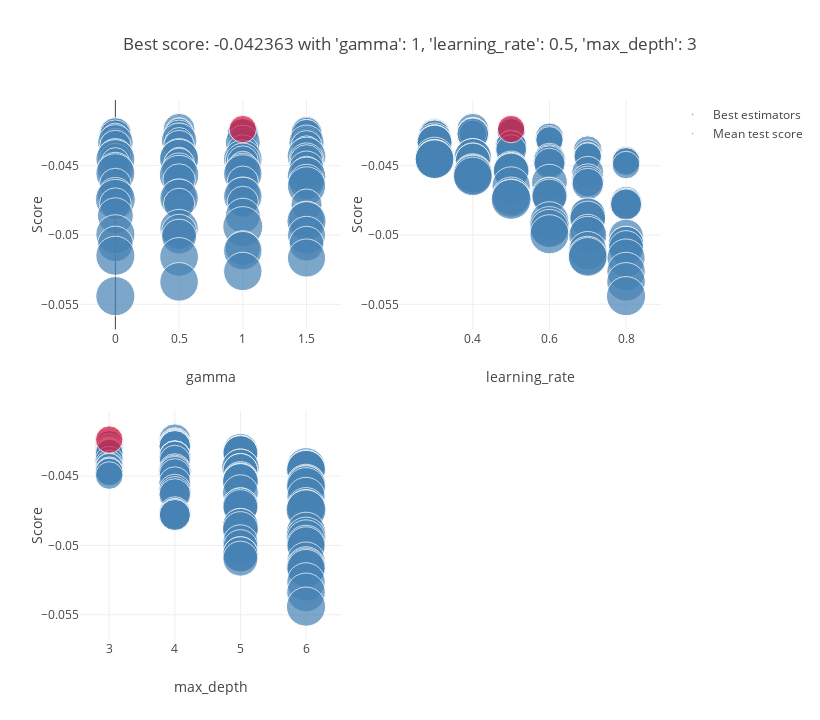

The cell this chart's notebook holds for it:
### Code cell
grid_result = grid_search.fit(X_filter_test, y_test)
scores['xg_filter'] = grid_result.best_score_
plot_grid_search(grid_result)
scores['xg_filter_test']  = brier_score_loss(y_test,grid_search.best_estimator_.predict_proba(X_filter_test)[:,1]
 )
cv_results = pd.DataFrame(grid_search.cv_results_).sort_values(by=['rank_test_score', 'mean_fit_time'])

detailed_results["XG_filter"] = cv_results.iloc[0]

### Figure 1 — Plotly figure (JSON) as saved in the notebook; plotly's stock layout.template omitted (floating-point values rounded to 4 significant figures)
{"data": [{"marker": {"color": "SteelBlue", "size": [0.509, 0.3779, 0.3784, 0.4192, 0.3887, 0.3977, 0.4965, 0.3787, 0.5159, 0.3762, 0.5041, 0.4894, 0.4886, 0.5089, 0.5023, 0.3815, 0.4058, 0.3794, 0.3766, 0.6267, 0.3874, 0.376, 0.3957, 0.3758, 0.6317, 0.6166, 0.6073, 0.4928, 0.5026, 0.484, 0.4186, 0.4845, 0.3956, 0.3913, 0.6253, 0.7512, 0.3768, 0.7109, 0.7709, 0.5024, 0.7621, 0.7476, 0.3777, 0.6045, 0.6132, 0.3822, 0.5404, 0.4898, 0.3932, 0.4893, 0.3829, 0.6065, 0.6568, 0.6108, 0.6438, 0.5168, 0.7628, 0.74, 0.7816, 0.7464, 0.5314, 0.4893, 0.6417, 0.5043, 0.7324, 0.6071, 0.6442, 0.7421, 0.6081, 0.7426, 0.7986, 0.4901, 0.5067, 0.4912, 0.4876, 0.6133, 0.6467, 0.6427, 0.7677, 0.8024, 0.7389, 0.6222, 0.7653, 0.7225, 0.6101, 0.6067, 0.63, 0.6139, 0.7397, 0.7652, 0.753, 0.7295, 0.7394, 0.7468, 0.7684], "sizemin": 4, "sizemode": "area", "sizeref": 0.001003}, "mode": "markers", "name": "Mean test score", "showlegend": true, "text": ["'gamma': 0.5,<br /> 'learning_rate': 0.4,<br /> 'max_depth': 4", "'gamma': 1.5,<br /> 'learning_rate': 0.5,<br /> 'max_depth': 3", "'gamma': 0.5,<br /> 'learning_rate': 0.5,<br /> 'max_depth': 3", "'gamma': 0,<br /> 'learning_rate': 0.4,<br /> 'max_depth': 3", "'gamma': 0.5,<br /> 'learning_rate': 0.4,<br /> 'max_depth': 3", "'gamma': 0,<br /> 'learning_rate': 0.5,<br /> 'max_depth': 3", "'gamma': 1.5,<br /> 'learning_rate': 0.4,<br /> 'max_depth': 4", "'gamma': 1.5,<br /> 'learning_rate': 0.4,<br /> 'max_depth': 3", "'gamma': 0,<br /> 'learning_rate': 0.4,<br /> 'max_depth': 4", "'gamma': 1,<br /> 'learning_rate': 0.4,<br /> 'max_depth': 3", "'gamma': 1,<br /> 'learning_rate': 0.4,<br /> 'max_depth': 4", "'gamma': 1,<br /> 'learning_rate': 0.3,<br /> 'max_depth': 4", "'gamma': 1.5,<br /> 'learning_rate': 0.3,<br /> 'max_depth': 4", "'gamma': 0,<br /> 'learning_rate': 0.3,<br /> 'max_depth': 4", "'gamma': 0.5,<br /> 'learning_rate': 0.3,<br /> 'max_depth': 4", "'gamma': 0.5,<br /> 'learning_rate': 0.6,<br /> 'max_depth': 3", "'gamma': 0,<br /> 'learning_rate': 0.6,<br /> 'max_depth': 3", "'gamma': 1,<br /> 'learning_rate': 0.6,<br /> 'max_depth': 3", "'gamma': 1.5,<br /> 'learning_rate': 0.6,<br /> 'max_depth': 3", "'gamma': 0.5,<br /> 'learning_rate': 0.3,<br /> 'max_depth': 5", "'gamma': 0.5,<br /> 'learning_rate': 0.3,<br /> 'max_depth': 3", "'gamma': 1,<br /> 'learning_rate': 0.3,<br /> 'max_depth': 3", "'gamma': 0,<br /> 'learning_rate': 0.3,<br /> 'max_depth': 3", "'gamma': 1.5,<br /> 'learning_rate': 0.3,<br /> 'max_depth': 3", "'gamma': 0,<br /> 'learning_rate': 0.3,<br /> 'max_depth': 5", "'gamma': 1.5,<br /> 'learning_rate': 0.3,<br /> 'max_depth': 5", "'gamma': 1,<br /> 'learning_rate': 0.3,<br /> 'max_depth': 5", "'gamma': 0.5,<br /> 'learning_rate': 0.5,<br /> 'max_depth': 4", "'gamma': 0,<br /> 'learning_rate': 0.5,<br /> 'max_depth': 4", "'gamma': 1.5,<br /> 'learning_rate': 0.5,<br /> 'max_depth': 4", "'gamma': 1.5,<br /> 'learning_rate': 0.7,<br /> 'max_depth': 3", "'gamma': 1,<br /> 'learning_rate': 0.5,<br /> 'max_depth': 4", "'gamma': 0,<br /> 'learning_rate': 0.7,<br /> 'max_depth': 3", "'gamma': 0.5,<br /> 'learning_rate': 0.7,<br /> 'max_depth': 3", "'gamma': 0,<br /> 'learning_rate': 0.4,<br /> 'max_depth': 5", "'gamma': 1.5,<br /> 'learning_rate': 0.3,<br /> 'max_depth': 6", "'gamma': 1,<br /> 'learning_rate': 0.7,<br /> 'max_depth': 3", "'gamma': 0.5,<br /> 'learning_rate': 0.4,<br /> 'max_depth': 5", "'gamma': 0.5,<br /> 'learning_rate': 0.3,<br /> 'max_depth': 6", "'gamma': 0,<br /> 'learning_rate': 0.6,<br /> 'max_depth': 4", "'gamma': 0,<br /> 'learning_rate': 0.3,<br /> 'max_depth': 6", "'gamma': 1,<br /> 'learning_rate': 0.3,<br /> 'max_depth': 6", "'gamma': 1.5,<br /> 'learning_rate': 0.8,<br /> 'max_depth': 3", "'gamma': 1.5,<br /> 'learning_rate': 0.4,<br /> 'max_depth': 5", "'gamma': 1,<br /> 'learning_rate': 0.4,<br /> 'max_depth': 5", "'gamma': 0.5,<br /> 'learning_rate': 0.8,<br /> 'max_depth': 3", "'gamma': 1.5,<br /> 'learning_rate': 0.6,<br /> 'max_depth': 4", "'gamma': 1,<br /> 'learning_rate': 0.6,<br /> 'max_depth': 4", "'gamma': 0,<br /> 'learning_rate': 0.8,<br /> 'max_depth': 3", "'gamma': 0.5,<br /> 'learning_rate': 0.6,<br /> 'max_depth': 4", "'gamma': 1,<br /> 'learning_rate': 0.8,<br /> 'max_depth': 3", "'gamma': 1.5,<br /> 'learning_rate': 0.5,<br /> 'max_depth': 5", "'gamma': 0,<br /> 'learning_rate': 0.5,<br /> 'max_depth': 5", "'gamma': 0.5,<br /> 'learning_rate': 0.5,<br /> 'max_depth': 5", "'gamma': 1,<br /> 'learning_rate': 0.5,<br /> 'max_depth': 5", "'gamma': 1.5,<br /> 'learning_rate': 0.7,<br /> 'max_depth': 4", "'gamma': 0,<br /> 'learning_rate': 0.4,<br /> 'max_depth': 6", "'gamma': 1,<br /> 'learning_rate': 0.4,<br /> 'max_depth': 6", "'gamma': 0.5,<br /> 'learning_rate': 0.4,<br /> 'max_depth': 6", "'gamma': 1.5,<br /> 'learning_rate': 0.4,<br /> 'max_depth': 6", "'gamma': 0.5,<br /> 'learning_rate': 0.7,<br /> 'max_depth': 4", "'gamma': 1,<br /> 'learning_rate': 0.7,<br /> 'max_depth': 4", "'gamma': 1.5,<br /> 'learning_rate': 0.6,<br /> 'max_depth': 5", "'gamma': 0,<br /> 'learning_rate': 0.7,<br /> 'max_depth': 4", "'gamma': 1.5,<br /> 'learning_rate': 0.5,<br /> 'max_depth': 6", "'gamma': 1,<br /> 'learning_rate': 0.6,<br /> 'max_depth': 5", "'gamma': 0,<br /> 'learning_rate': 0.6,<br /> 'max_depth': 5", "'gamma': 1,<br /> 'learning_rate': 0.5,<br /> 'max_depth': 6", "'gamma': 0.5,<br /> 'learning_rate': 0.6,<br /> 'max_depth': 5", "'gamma': 0.5,<br /> 'learning_rate': 0.5,<br /> 'max_depth': 6", "'gamma': 0,<br /> 'learning_rate': 0.5,<br /> 'max_depth': 6", "'gamma': 1,<br /> 'learning_rate': 0.8,<br /> 'max_depth': 4", "'gamma': 0,<br /> 'learning_rate': 0.8,<br /> 'max_depth': 4", "'gamma': 0.5,<br /> 'learning_rate': 0.8,<br /> 'max_depth': 4", "'gamma': 1.5,<br /> 'learning_rate': 0.8,<br /> 'max_depth': 4", "'gamma': 1,<br /> 'learning_rate': 0.7,<br /> 'max_depth': 5", "'gamma': 0,<br /> 'learning_rate': 0.7,<br /> 'max_depth': 5", "'gamma': 1.5,<br /> 'learning_rate': 0.7,<br /> 'max_depth': 5", "'gamma': 1.5,<br /> 'learning_rate': 0.6,<br /> 'max_depth': 6", "'gamma': 1,<br /> 'learning_rate': 0.6,<br /> 'max_depth': 6", "'gamma': 0.5,<br /> 'learning_rate': 0.6,<br /> 'max_depth': 6", "'gamma': 0.5,<br /> 'learning_rate': 0.7,<br /> 'max_depth': 5", "'gamma': 0,<br /> 'learning_rate': 0.6,<br /> 'max_depth': 6", "'gamma': 1.5,<br /> 'learning_rate': 0.7,<br /> 'max_depth': 6", "'gamma': 0.5,<br /> 'learning_rate': 0.8,<br /> 'max_depth': 5", "'gamma': 1.5,<br /> 'learning_rate': 0.8,<br /> 'max_depth': 5", "'gamma': 0,<br /> 'learning_rate': 0.8,<br /> 'max_depth': 5", "'gamma': 1,<br /> 'learning_rate': 0.8,<br /> 'max_depth': 5", "'gamma': 1,<br /> 'learning_rate': 0.7,<br /> 'max_depth': 6", "'gamma': 0,<br /> 'learning_rate': 0.7,<br /> 'max_depth': 6", "'gamma': 0.5,<br /> 'learning_rate': 0.7,<br /> 'max_depth': 6", "'gamma': 1.5,<br /> 'learning_rate': 0.8,<br /> 'max_depth': 6", "'gamma': 1,<br /> 'learning_rate': 0.8,<br /> 'max_depth': 6", "'gamma': 0.5,<br /> 'learning_rate': 0.8,<br /> 'max_depth': 6", "'gamma': 0,<br /> 'learning_rate': 0.8,<br /> 'max_depth': 6"], "type": "scatter", "x": [0.5, 1.5, 0.5, 0, 0.5, 0, 1.5, 1.5, 0, 1, 1, 1, 1.5, 0, 0.5, 0.5, 0, 1, 1.5, 0.5, 0.5, 1, 0, 1.5, 0, 1.5, 1, 0.5, 0, 1.5, 1.5, 1, 0, 0.5, 0, 1.5, 1, 0.5, 0.5, 0, 0, 1, 1.5, 1.5, 1, 0.5, 1.5, 1, 0, 0.5, 1, 1.5, 0, 0.5, 1, 1.5, 0, 1, 0.5, 1.5, 0.5, 1, 1.5, 0, 1.5, 1, 0, 1, 0.5, 0.5, 0, 1, 0, 0.5, 1.5, 1, 0, 1.5, 1.5, 1, 0.5, 0.5, 0, 1.5, 0.5, 1.5, 0, 1, 1, 0, 0.5, 1.5, 1, 0.5, 0], "xaxis": "x", "y": [-0.04238, -0.04244, -0.04252, -0.04257, -0.04258, -0.04262, -0.04265, -0.04267, -0.0427, -0.0427, -0.04271, -0.04274, -0.04278, -0.04285, -0.04285, -0.04294, -0.04295, -0.04308, -0.04317, -0.04319, -0.04325, -0.04327, -0.04331, -0.04332, -0.04333, -0.04334, -0.04334, -0.04358, -0.04359, -0.04359, -0.04389, -0.04389, -0.04414, -0.04431, -0.04432, -0.04434, -0.04435, -0.0444, -0.04452, -0.04453, -0.04453, -0.04453, -0.0446, -0.04462, -0.04463, -0.04466, -0.04467, -0.0447, -0.04471, -0.04487, -0.04496, -0.0452, -0.04534, -0.04535, -0.04539, -0.04548, -0.04555, -0.0456, -0.04568, -0.04578, -0.04604, -0.04615, -0.04619, -0.04633, -0.04646, -0.04709, -0.04714, -0.04721, -0.04723, -0.04734, -0.04743, -0.04761, -0.04775, -0.04775, -0.04781, -0.04861, -0.04861, -0.04885, -0.04901, -0.0494, -0.04954, -0.04978, -0.04995, -0.05002, -0.05012, -0.05063, -0.05065, -0.05095, -0.05113, -0.0515, -0.05158, -0.05166, -0.05263, -0.05338, -0.05441], "yaxis": "y"}, {"marker": {"color": "Crimson", "size": [0.3775], "sizemin": 4, "sizemode": "area", "sizeref": 0.001003}, "mode": "markers", "name": "Best estimators", "showlegend": true, "text": ["{'gamma': 1, 'learning_rate': 0.5, 'max_depth': 3}"], "type": "scatter", "x": [1], "xaxis": "x", "y": [-0.04236], "yaxis": "y"}, {"marker": {"color": "SteelBlue", "size": [0.509, 0.3779, 0.3784, 0.4192, 0.3887, 0.3977, 0.4965, 0.3787, 0.5159, 0.3762, 0.5041, 0.4894, 0.4886, 0.5089, 0.5023, 0.3815, 0.4058, 0.3794, 0.3766, 0.6267, 0.3874, 0.376, 0.3957, 0.3758, 0.6317, 0.6166, 0.6073, 0.4928, 0.5026, 0.484, 0.4186, 0.4845, 0.3956, 0.3913, 0.6253, 0.7512, 0.3768, 0.7109, 0.7709, 0.5024, 0.7621, 0.7476, 0.3777, 0.6045, 0.6132, 0.3822, 0.5404, 0.4898, 0.3932, 0.4893, 0.3829, 0.6065, 0.6568, 0.6108, 0.6438, 0.5168, 0.7628, 0.74, 0.7816, 0.7464, 0.5314, 0.4893, 0.6417, 0.5043, 0.7324, 0.6071, 0.6442, 0.7421, 0.6081, 0.7426, 0.7986, 0.4901, 0.5067, 0.4912, 0.4876, 0.6133, 0.6467, 0.6427, 0.7677, 0.8024, 0.7389, 0.6222, 0.7653, 0.7225, 0.6101, 0.6067, 0.63, 0.6139, 0.7397, 0.7652, 0.753, 0.7295, 0.7394, 0.7468, 0.7684], "sizemin": 4, "sizemode": "area", "sizeref": 0.001003}, "mode": "markers", "name": "Mean test score", "showlegend": false, "text": ["'gamma': 0.5,<br /> 'learning_rate': 0.4,<br /> 'max_depth': 4", "'gamma': 1.5,<br /> 'learning_rate': 0.5,<br /> 'max_depth': 3", "'gamma': 0.5,<br /> 'learning_rate': 0.5,<br /> 'max_depth': 3", "'gamma': 0,<br /> 'learning_rate': 0.4,<br /> 'max_depth': 3", "'gamma': 0.5,<br /> 'learning_rate': 0.4,<br /> 'max_depth': 3", "'gamma': 0,<br /> 'learning_rate': 0.5,<br /> 'max_depth': 3", "'gamma': 1.5,<br /> 'learning_rate': 0.4,<br /> 'max_depth': 4", "'gamma': 1.5,<br /> 'learning_rate': 0.4,<br /> 'max_depth': 3", "'gamma': 0,<br /> 'learning_rate': 0.4,<br /> 'max_depth': 4", "'gamma': 1,<br /> 'learning_rate': 0.4,<br /> 'max_depth': 3", "'gamma': 1,<br /> 'learning_rate': 0.4,<br /> 'max_depth': 4", "'gamma': 1,<br /> 'learning_rate': 0.3,<br /> 'max_depth': 4", "'gamma': 1.5,<br /> 'learning_rate': 0.3,<br /> 'max_depth': 4", "'gamma': 0,<br /> 'learning_rate': 0.3,<br /> 'max_depth': 4", "'gamma': 0.5,<br /> 'learning_rate': 0.3,<br /> 'max_depth': 4", "'gamma': 0.5,<br /> 'learning_rate': 0.6,<br /> 'max_depth': 3", "'gamma': 0,<br /> 'learning_rate': 0.6,<br /> 'max_depth': 3", "'gamma': 1,<br /> 'learning_rate': 0.6,<br /> 'max_depth': 3", "'gamma': 1.5,<br /> 'learning_rate': 0.6,<br /> 'max_depth': 3", "'gamma': 0.5,<br /> 'learning_rate': 0.3,<br /> 'max_depth': 5", "'gamma': 0.5,<br /> 'learning_rate': 0.3,<br /> 'max_depth': 3", "'gamma': 1,<br /> 'learning_rate': 0.3,<br /> 'max_depth': 3", "'gamma': 0,<br /> 'learning_rate': 0.3,<br /> 'max_depth': 3", "'gamma': 1.5,<br /> 'learning_rate': 0.3,<br /> 'max_depth': 3", "'gamma': 0,<br /> 'learning_rate': 0.3,<br /> 'max_depth': 5", "'gamma': 1.5,<br /> 'learning_rate': 0.3,<br /> 'max_depth': 5", "'gamma': 1,<br /> 'learning_rate': 0.3,<br /> 'max_depth': 5", "'gamma': 0.5,<br /> 'learning_rate': 0.5,<br /> 'max_depth': 4", "'gamma': 0,<br /> 'learning_rate': 0.5,<br /> 'max_depth': 4", "'gamma': 1.5,<br /> 'learning_rate': 0.5,<br /> 'max_depth': 4", "'gamma': 1.5,<br /> 'learning_rate': 0.7,<br /> 'max_depth': 3", "'gamma': 1,<br /> 'learning_rate': 0.5,<br /> 'max_depth': 4", "'gamma': 0,<br /> 'learning_rate': 0.7,<br /> 'max_depth': 3", "'gamma': 0.5,<br /> 'learning_rate': 0.7,<br /> 'max_depth': 3", "'gamma': 0,<br /> 'learning_rate': 0.4,<br /> 'max_depth': 5", "'gamma': 1.5,<br /> 'learning_rate': 0.3,<br /> 'max_depth': 6", "'gamma': 1,<br /> 'learning_rate': 0.7,<br /> 'max_depth': 3", "'gamma': 0.5,<br /> 'learning_rate': 0.4,<br /> 'max_depth': 5", "'gamma': 0.5,<br /> 'learning_rate': 0.3,<br /> 'max_depth': 6", "'gamma': 0,<br /> 'learning_rate': 0.6,<br /> 'max_depth': 4", "'gamma': 0,<br /> 'learning_rate': 0.3,<br /> 'max_depth': 6", "'gamma': 1,<br /> 'learning_rate': 0.3,<br /> 'max_depth': 6", "'gamma': 1.5,<br /> 'learning_rate': 0.8,<br /> 'max_depth': 3", "'gamma': 1.5,<br /> 'learning_rate': 0.4,<br /> 'max_depth': 5", "'gamma': 1,<br /> 'learning_rate': 0.4,<br /> 'max_depth': 5", "'gamma': 0.5,<br /> 'learning_rate': 0.8,<br /> 'max_depth': 3", "'gamma': 1.5,<br /> 'learning_rate': 0.6,<br /> 'max_depth': 4", "'gamma': 1,<br /> 'learning_rate': 0.6,<br /> 'max_depth': 4", "'gamma': 0,<br /> 'learning_rate': 0.8,<br /> 'max_depth': 3", "'gamma': 0.5,<br /> 'learning_rate': 0.6,<br /> 'max_depth': 4", "'gamma': 1,<br /> 'learning_rate': 0.8,<br /> 'max_depth': 3", "'gamma': 1.5,<br /> 'learning_rate': 0.5,<br /> 'max_depth': 5", "'gamma': 0,<br /> 'learning_rate': 0.5,<br /> 'max_depth': 5", "'gamma': 0.5,<br /> 'learning_rate': 0.5,<br /> 'max_depth': 5", "'gamma': 1,<br /> 'learning_rate': 0.5,<br /> 'max_depth': 5", "'gamma': 1.5,<br /> 'learning_rate': 0.7,<br /> 'max_depth': 4", "'gamma': 0,<br /> 'learning_rate': 0.4,<br /> 'max_depth': 6", "'gamma': 1,<br /> 'learning_rate': 0.4,<br /> 'max_depth': 6", "'gamma': 0.5,<br /> 'learning_rate': 0.4,<br /> 'max_depth': 6", "'gamma': 1.5,<br /> 'learning_rate': 0.4,<br /> 'max_depth': 6", "'gamma': 0.5,<br /> 'learning_rate': 0.7,<br /> 'max_depth': 4", "'gamma': 1,<br /> 'learning_rate': 0.7,<br /> 'max_depth': 4", "'gamma': 1.5,<br /> 'learning_rate': 0.6,<br /> 'max_depth': 5", "'gamma': 0,<br /> 'learning_rate': 0.7,<br /> 'max_depth': 4", "'gamma': 1.5,<br /> 'learning_rate': 0.5,<br /> 'max_depth': 6", "'gamma': 1,<br /> 'learning_rate': 0.6,<br /> 'max_depth': 5", "'gamma': 0,<br /> 'learning_rate': 0.6,<br /> 'max_depth': 5", "'gamma': 1,<br /> 'learning_rate': 0.5,<br /> 'max_depth': 6", "'gamma': 0.5,<br /> 'learning_rate': 0.6,<br /> 'max_depth': 5", "'gamma': 0.5,<br /> 'learning_rate': 0.5,<br /> 'max_depth': 6", "'gamma': 0,<br /> 'learning_rate': 0.5,<br /> 'max_depth': 6", "'gamma': 1,<br /> 'learning_rate': 0.8,<br /> 'max_depth': 4", "'gamma': 0,<br /> 'learning_rate': 0.8,<br /> 'max_depth': 4", "'gamma': 0.5,<br /> 'learning_rate': 0.8,<br /> 'max_depth': 4", "'gamma': 1.5,<br /> 'learning_rate': 0.8,<br /> 'max_depth': 4", "'gamma': 1,<br /> 'learning_rate': 0.7,<br /> 'max_depth': 5", "'gamma': 0,<br /> 'learning_rate': 0.7,<br /> 'max_depth': 5", "'gamma': 1.5,<br /> 'learning_rate': 0.7,<br /> 'max_depth': 5", "'gamma': 1.5,<br /> 'learning_rate': 0.6,<br /> 'max_depth': 6", "'gamma': 1,<br /> 'learning_rate': 0.6,<br /> 'max_depth': 6", "'gamma': 0.5,<br /> 'learning_rate': 0.6,<br /> 'max_depth': 6", "'gamma': 0.5,<br /> 'learning_rate': 0.7,<br /> 'max_depth': 5", "'gamma': 0,<br /> 'learning_rate': 0.6,<br /> 'max_depth': 6", "'gamma': 1.5,<br /> 'learning_rate': 0.7,<br /> 'max_depth': 6", "'gamma': 0.5,<br /> 'learning_rate': 0.8,<br /> 'max_depth': 5", "'gamma': 1.5,<br /> 'learning_rate': 0.8,<br /> 'max_depth': 5", "'gamma': 0,<br /> 'learning_rate': 0.8,<br /> 'max_depth': 5", "'gamma': 1,<br /> 'learning_rate': 0.8,<br /> 'max_depth': 5", "'gamma': 1,<br /> 'learning_rate': 0.7,<br /> 'max_depth': 6", "'gamma': 0,<br /> 'learning_rate': 0.7,<br /> 'max_depth': 6", "'gamma': 0.5,<br /> 'learning_rate': 0.7,<br /> 'max_depth': 6", "'gamma': 1.5,<br /> 'learning_rate': 0.8,<br /> 'max_depth': 6", "'gamma': 1,<br /> 'learning_rate': 0.8,<br /> 'max_depth': 6", "'gamma': 0.5,<br /> 'learning_rate': 0.8,<br /> 'max_depth': 6", "'gamma': 0,<br /> 'learning_rate': 0.8,<br /> 'max_depth': 6"], "type": "scatter", "x": [0.4, 0.5, 0.5, 0.4, 0.4, 0.5, 0.4, 0.4, 0.4, 0.4, 0.4, 0.3, 0.3, 0.3, 0.3, 0.6, 0.6, 0.6, 0.6, 0.3, 0.3, 0.3, 0.3, 0.3, 0.3, 0.3, 0.3, 0.5, 0.5, 0.5, 0.7, 0.5, 0.7, 0.7, 0.4, 0.3, 0.7, 0.4, 0.3, 0.6, 0.3, 0.3, 0.8, 0.4, 0.4, 0.8, 0.6, 0.6, 0.8, 0.6, 0.8, 0.5, 0.5, 0.5, 0.5, 0.7, 0.4, 0.4, 0.4, 0.4, 0.7, 0.7, 0.6, 0.7, 0.5, 0.6, 0.6, 0.5, 0.6, 0.5, 0.5, 0.8, 0.8, 0.8, 0.8, 0.7, 0.7, 0.7, 0.6, 0.6, 0.6, 0.7, 0.6, 0.7, 0.8, 0.8, 0.8, 0.8, 0.7, 0.7, 0.7, 0.8, 0.8, 0.8, 0.8], "xaxis": "x2", "y": [-0.04238, -0.04244, -0.04252, -0.04257, -0.04258, -0.04262, -0.04265, -0.04267, -0.0427, -0.0427, -0.04271, -0.04274, -0.04278, -0.04285, -0.04285, -0.04294, -0.04295, -0.04308, -0.04317, -0.04319, -0.04325, -0.04327, -0.04331, -0.04332, -0.04333, -0.04334, -0.04334, -0.04358, -0.04359, -0.04359, -0.04389, -0.04389, -0.04414, -0.04431, -0.04432, -0.04434, -0.04435, -0.0444, -0.04452, -0.04453, -0.04453, -0.04453, -0.0446, -0.04462, -0.04463, -0.04466, -0.04467, -0.0447, -0.04471, -0.04487, -0.04496, -0.0452, -0.04534, -0.04535, -0.04539, -0.04548, -0.04555, -0.0456, -0.04568, -0.04578, -0.04604, -0.04615, -0.04619, -0.04633, -0.04646, -0.04709, -0.04714, -0.04721, -0.04723, -0.04734, -0.04743, -0.04761, -0.04775, -0.04775, -0.04781, -0.04861, -0.04861, -0.04885, -0.04901, -0.0494, -0.04954, -0.04978, -0.04995, -0.05002, -0.05012, -0.05063, -0.05065, -0.05095, -0.05113, -0.0515, -0.05158, -0.05166, -0.05263, -0.05338, -0.05441], "yaxis": "y2"}, {"marker": {"color": "Crimson", "size": [0.3775], "sizemin": 4, "sizemode": "area", "sizeref": 0.001003}, "mode": "markers", "name": "Best estimators", "showlegend": false, "text": ["{'gamma': 1, 'learning_rate': 0.5, 'max_depth': 3}"], "type": "scatter", "x": [0.5], "xaxis": "x2", "y": [-0.04236], "yaxis": "y2"}, {"marker": {"color": "SteelBlue", "size": [0.509, 0.3779, 0.3784, 0.4192, 0.3887, 0.3977, 0.4965, 0.3787, 0.5159, 0.3762, 0.5041, 0.4894, 0.4886, 0.5089, 0.5023, 0.3815, 0.4058, 0.3794, 0.3766, 0.6267, 0.3874, 0.376, 0.3957, 0.3758, 0.6317, 0.6166, 0.6073, 0.4928, 0.5026, 0.484, 0.4186, 0.4845, 0.3956, 0.3913, 0.6253, 0.7512, 0.3768, 0.7109, 0.7709, 0.5024, 0.7621, 0.7476, 0.3777, 0.6045, 0.6132, 0.3822, 0.5404, 0.4898, 0.3932, 0.4893, 0.3829, 0.6065, 0.6568, 0.6108, 0.6438, 0.5168, 0.7628, 0.74, 0.7816, 0.7464, 0.5314, 0.4893, 0.6417, 0.5043, 0.7324, 0.6071, 0.6442, 0.7421, 0.6081, 0.7426, 0.7986, 0.4901, 0.5067, 0.4912, 0.4876, 0.6133, 0.6467, 0.6427, 0.7677, 0.8024, 0.7389, 0.6222, 0.7653, 0.7225, 0.6101, 0.6067, 0.63, 0.6139, 0.7397, 0.7652, 0.753, 0.7295, 0.7394, 0.7468, 0.7684], "sizemin": 4, "sizemode": "area", "sizeref": 0.001003}, "mode": "markers", "name": "Mean test score", "showlegend": false, "text": ["'gamma': 0.5,<br /> 'learning_rate': 0.4,<br /> 'max_depth': 4", "'gamma': 1.5,<br /> 'learning_rate': 0.5,<br /> 'max_depth': 3", "'gamma': 0.5,<br /> 'learning_rate': 0.5,<br /> 'max_depth': 3", "'gamma': 0,<br /> 'learning_rate': 0.4,<br /> 'max_depth': 3", "'gamma': 0.5,<br /> 'learning_rate': 0.4,<br /> 'max_depth': 3", "'gamma': 0,<br /> 'learning_rate': 0.5,<br /> 'max_depth': 3", "'gamma': 1.5,<br /> 'learning_rate': 0.4,<br /> 'max_depth': 4", "'gamma': 1.5,<br /> 'learning_rate': 0.4,<br /> 'max_depth': 3", "'gamma': 0,<br /> 'learning_rate': 0.4,<br /> 'max_depth': 4", "'gamma': 1,<br /> 'learning_rate': 0.4,<br /> 'max_depth': 3", "'gamma': 1,<br /> 'learning_rate': 0.4,<br /> 'max_depth': 4", "'gamma': 1,<br /> 'learning_rate': 0.3,<br /> 'max_depth': 4", "'gamma': 1.5,<br /> 'learning_rate': 0.3,<br /> 'max_depth': 4", "'gamma': 0,<br /> 'learning_rate': 0.3,<br /> 'max_depth': 4", "'gamma': 0.5,<br /> 'learning_rate': 0.3,<br /> 'max_depth': 4", "'gamma': 0.5,<br /> 'learning_rate': 0.6,<br /> 'max_depth': 3", "'gamma': 0,<br /> 'learning_rate': 0.6,<br /> 'max_depth': 3", "'gamma': 1,<br /> 'learning_rate': 0.6,<br /> 'max_depth': 3", "'gamma': 1.5,<br /> 'learning_rate': 0.6,<br /> 'max_depth': 3", "'gamma': 0.5,<br /> 'learning_rate': 0.3,<br /> 'max_depth': 5", "'gamma': 0.5,<br /> 'learning_rate': 0.3,<br /> 'max_depth': 3", "'gamma': 1,<br /> 'learning_rate': 0.3,<br /> 'max_depth': 3", "'gamma': 0,<br /> 'learning_rate': 0.3,<br /> 'max_depth': 3", "'gamma': 1.5,<br /> 'learning_rate': 0.3,<br /> 'max_depth': 3", "'gamma': 0,<br /> 'learning_rate': 0.3,<br /> 'max_depth': 5", "'gamma': 1.5,<br /> 'learning_rate': 0.3,<br /> 'max_depth': 5", "'gamma': 1,<br /> 'learning_rate': 0.3,<br /> 'max_depth': 5", "'gamma': 0.5,<br /> 'learning_rate': 0.5,<br /> 'max_depth': 4", "'gamma': 0,<br /> 'learning_rate': 0.5,<br /> 'max_depth': 4", "'gamma': 1.5,<br /> 'learning_rate': 0.5,<br /> 'max_depth': 4", "'gamma': 1.5,<br /> 'learning_rate': 0.7,<br /> 'max_depth': 3", "'gamma': 1,<br /> 'learning_rate': 0.5,<br /> 'max_depth': 4", "'gamma': 0,<br /> 'learning_rate': 0.7,<br /> 'max_depth': 3", "'gamma': 0.5,<br /> 'learning_rate': 0.7,<br /> 'max_depth': 3", "'gamma': 0,<br /> 'learning_rate': 0.4,<br /> 'max_depth': 5", "'gamma': 1.5,<br /> 'learning_rate': 0.3,<br /> 'max_depth': 6", "'gamma': 1,<br /> 'learning_rate': 0.7,<br /> 'max_depth': 3", "'gamma': 0.5,<br /> 'learning_rate': 0.4,<br /> 'max_depth': 5", "'gamma': 0.5,<br /> 'learning_rate': 0.3,<br /> 'max_depth': 6", "'gamma': 0,<br /> 'learning_rate': 0.6,<br /> 'max_depth': 4", "'gamma': 0,<br /> 'learning_rate': 0.3,<br /> 'max_depth': 6", "'gamma': 1,<br /> 'learning_rate': 0.3,<br /> 'max_depth': 6", "'gamma': 1.5,<br /> 'learning_rate': 0.8,<br /> 'max_depth': 3", "'gamma': 1.5,<br /> 'learning_rate': 0.4,<br /> 'max_depth': 5", "'gamma': 1,<br /> 'learning_rate': 0.4,<br /> 'max_depth': 5", "'gamma': 0.5,<br /> 'learning_rate': 0.8,<br /> 'max_depth': 3", "'gamma': 1.5,<br /> 'learning_rate': 0.6,<br /> 'max_depth': 4", "'gamma': 1,<br /> 'learning_rate': 0.6,<br /> 'max_depth': 4", "'gamma': 0,<br /> 'learning_rate': 0.8,<br /> 'max_depth': 3", "'gamma': 0.5,<br /> 'learning_rate': 0.6,<br /> 'max_depth': 4", "'gamma': 1,<br /> 'learning_rate': 0.8,<br /> 'max_depth': 3", "'gamma': 1.5,<br /> 'learning_rate': 0.5,<br /> 'max_depth': 5", "'gamma': 0,<br /> 'learning_rate': 0.5,<br /> 'max_depth': 5", "'gamma': 0.5,<br /> 'learning_rate': 0.5,<br /> 'max_depth': 5", "'gamma': 1,<br /> 'learning_rate': 0.5,<br /> 'max_depth': 5", "'gamma': 1.5,<br /> 'learning_rate': 0.7,<br /> 'max_depth': 4", "'gamma': 0,<br /> 'learning_rate': 0.4,<br /> 'max_depth': 6", "'gamma': 1,<br /> 'learning_rate': 0.4,<br /> 'max_depth': 6", "'gamma': 0.5,<br /> 'learning_rate': 0.4,<br /> 'max_depth': 6", "'gamma': 1.5,<br /> 'learning_rate': 0.4,<br /> 'max_depth': 6", "'gamma': 0.5,<br /> 'learning_rate': 0.7,<br /> 'max_depth': 4", "'gamma': 1,<br /> 'learning_rate': 0.7,<br /> 'max_depth': 4", "'gamma': 1.5,<br /> 'learning_rate': 0.6,<br /> 'max_depth': 5", "'gamma': 0,<br /> 'learning_rate': 0.7,<br /> 'max_depth': 4", "'gamma': 1.5,<br /> 'learning_rate': 0.5,<br /> 'max_depth': 6", "'gamma': 1,<br /> 'learning_rate': 0.6,<br /> 'max_depth': 5", "'gamma': 0,<br /> 'learning_rate': 0.6,<br /> 'max_depth': 5", "'gamma': 1,<br /> 'learning_rate': 0.5,<br /> 'max_depth': 6", "'gamma': 0.5,<br /> 'learning_rate': 0.6,<br /> 'max_depth': 5", "'gamma': 0.5,<br /> 'learning_rate': 0.5,<br /> 'max_depth': 6", "'gamma': 0,<br /> 'learning_rate': 0.5,<br /> 'max_depth': 6", "'gamma': 1,<br /> 'learning_rate': 0.8,<br /> 'max_depth': 4", "'gamma': 0,<br /> 'learning_rate': 0.8,<br /> 'max_depth': 4", "'gamma': 0.5,<br /> 'learning_rate': 0.8,<br /> 'max_depth': 4", "'gamma': 1.5,<br /> 'learning_rate': 0.8,<br /> 'max_depth': 4", "'gamma': 1,<br /> 'learning_rate': 0.7,<br /> 'max_depth': 5", "'gamma': 0,<br /> 'learning_rate': 0.7,<br /> 'max_depth': 5", "'gamma': 1.5,<br /> 'learning_rate': 0.7,<br /> 'max_depth': 5", "'gamma': 1.5,<br /> 'learning_rate': 0.6,<br /> 'max_depth': 6", "'gamma': 1,<br /> 'learning_rate': 0.6,<br /> 'max_depth': 6", "'gamma': 0.5,<br /> 'learning_rate': 0.6,<br /> 'max_depth': 6", "'gamma': 0.5,<br /> 'learning_rate': 0.7,<br /> 'max_depth': 5", "'gamma': 0,<br /> 'learning_rate': 0.6,<br /> 'max_depth': 6", "'gamma': 1.5,<br /> 'learning_rate': 0.7,<br /> 'max_depth': 6", "'gamma': 0.5,<br /> 'learning_rate': 0.8,<br /> 'max_depth': 5", "'gamma': 1.5,<br /> 'learning_rate': 0.8,<br /> 'max_depth': 5", "'gamma': 0,<br /> 'learning_rate': 0.8,<br /> 'max_depth': 5", "'gamma': 1,<br /> 'learning_rate': 0.8,<br /> 'max_depth': 5", "'gamma': 1,<br /> 'learning_rate': 0.7,<br /> 'max_depth': 6", "'gamma': 0,<br /> 'learning_rate': 0.7,<br /> 'max_depth': 6", "'gamma': 0.5,<br /> 'learning_rate': 0.7,<br /> 'max_depth': 6", "'gamma': 1.5,<br /> 'learning_rate': 0.8,<br /> 'max_depth': 6", "'gamma': 1,<br /> 'learning_rate': 0.8,<br /> 'max_depth': 6", "'gamma': 0.5,<br /> 'learning_rate': 0.8,<br /> 'max_depth': 6", "'gamma': 0,<br /> 'learning_rate': 0.8,<br /> 'max_depth': 6"], "type": "scatter", "x": [4, 3, 3, 3, 3, 3, 4, 3, 4, 3, 4, 4, 4, 4, 4, 3, 3, 3, 3, 5, 3, 3, 3, 3, 5, 5, 5, 4, 4, 4, 3, 4, 3, 3, 5, 6, 3, 5, 6, 4, 6, 6, 3, 5, 5, 3, 4, 4, 3, 4, 3, 5, 5, 5, 5, 4, 6, 6, 6, 6, 4, 4, 5, 4, 6, 5, 5, 6, 5, 6, 6, 4, 4, 4, 4, 5, 5, 5, 6, 6, 6, 5, 6, 6, 5, 5, 5, 5, 6, 6, 6, 6, 6, 6, 6], "xaxis": "x3", "y": [-0.04238, -0.04244, -0.04252, -0.04257, -0.04258, -0.04262, -0.04265, -0.04267, -0.0427, -0.0427, -0.04271, -0.04274, -0.04278, -0.04285, -0.04285, -0.04294, -0.04295, -0.04308, -0.04317, -0.04319, -0.04325, -0.04327, -0.04331, -0.04332, -0.04333, -0.04334, -0.04334, -0.04358, -0.04359, -0.04359, -0.04389, -0.04389, -0.04414, -0.04431, -0.04432, -0.04434, -0.04435, -0.0444, -0.04452, -0.04453, -0.04453, -0.04453, -0.0446, -0.04462, -0.04463, -0.04466, -0.04467, -0.0447, -0.04471, -0.04487, -0.04496, -0.0452, -0.04534, -0.04535, -0.04539, -0.04548, -0.04555, -0.0456, -0.04568, -0.04578, -0.04604, -0.04615, -0.04619, -0.04633, -0.04646, -0.04709, -0.04714, -0.04721, -0.04723, -0.04734, -0.04743, -0.04761, -0.04775, -0.04775, -0.04781, -0.04861, -0.04861, -0.04885, -0.04901, -0.0494, -0.04954, -0.04978, -0.04995, -0.05002, -0.05012, -0.05063, -0.05065, -0.05095, -0.05113, -0.0515, -0.05158, -0.05166, -0.05263, -0.05338, -0.05441], "yaxis": "y3"}, {"marker": {"color": "Crimson", "size": [0.3775], "sizemin": 4, "sizemode": "area", "sizeref": 0.001003}, "mode": "markers", "name": "Best estimators", "showlegend": false, "text": ["{'gamma': 1, 'learning_rate': 0.5, 'max_depth': 3}"], "type": "scatter", "x": [3], "xaxis": "x3", "y": [-0.04236], "yaxis": "y3"}], "layout": {"height": 720, "hovermode": "closest", "legend": {"traceorder": "reversed"}, "title": {"text": "Best score: -0.042363 with 'gamma': 1, 'learning_rate': 0.5, 'max_depth': 3"}, "width": 820, "xaxis": {"anchor": "y", "domain": [0, 0.45], "title": {"text": "gamma"}}, "xaxis2": {"anchor": "y2", "domain": [0.55, 1], "title": {"text": "learning_rate"}}, "xaxis3": {"anchor": "y3", "domain": [0, 0.45], "title": {"text": "max_depth"}}, "xaxis4": {"anchor": "y4", "domain": [0.55, 1]}, "yaxis": {"anchor": "x", "domain": [0.575, 1], "title": {"text": "Score"}}, "yaxis2": {"anchor": "x2", "domain": [0.575, 1], "title": {"text": "Score"}}, "yaxis3": {"anchor": "x3", "domain": [0, 0.425], "title": {"text": "Score"}}, "yaxis4": {"anchor": "x4", "domain": [0, 0.425]}}}
